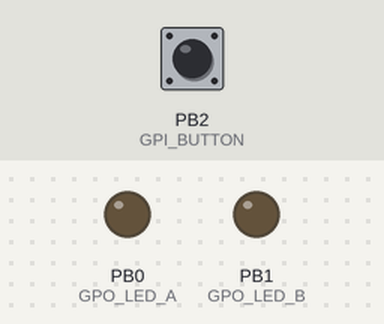
The sketch below on a simulated ATtiny85, built with avr-gcc and run on an emulated ATtiny85. Parts: output pins drawn as LEDs (lit = HIGH). Inputs (shaded band) come from the test bench; at power-on: PB2 (GPI_BUTTON) HIGH.

Above: at 1.2 s.
1.3 s: PB2 (GPI_BUTTON) pulled LOW for 0.15 s
At 2.4 s:
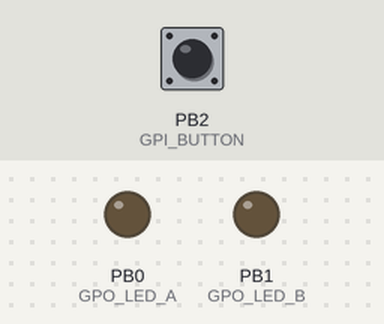
2.9 s: PB2 (GPI_BUTTON) pulled LOW for 3.2 s
At 4.4 s:
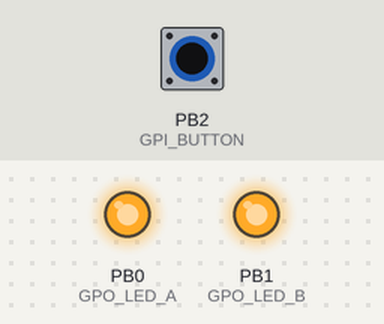
Timing chart, 0 to 7.6 s (numbered marks = the images above; inputs shaded):
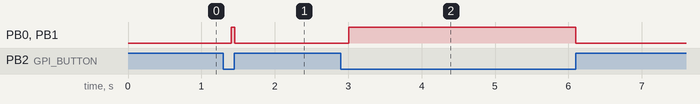

The sketch:

androidRebootSwitch.ino
```cpp
// (licence header left out)
#include <DigiKeyboard.h>

#define KEY_DELETE 76

#define GPO_LED_A 0
#define GPO_LED_B 1
#define GPI_BUTTON  2
#define POLLING_PERIOD 5
#define DEBOUNCED_COUNT (100/POLLING_PERIOD) // Detect push if button is pushed for 100msec continuously

void setup() {
  // initialize the digital pin as an output.
  pinMode(GPO_LED_A, OUTPUT);
  pinMode(GPO_LED_B, OUTPUT);
  pinMode(GPI_BUTTON, INPUT_PULLUP);
}

void setLedStatus(int ledStatus) {
  digitalWrite(GPO_LED_A, ledStatus);
  digitalWrite(GPO_LED_B, ledStatus);
}

void loop() {
  static int prevStatus = true;
  static int count = 0;
  static bool flagSendKey = false;

  int curStatus = digitalRead(GPI_BUTTON);
  if( curStatus==prevStatus ) {
    if( curStatus==LOW ){
      count++;
      if( count>DEBOUNCED_COUNT ){
        count = DEBOUNCED_COUNT;
        if( !flagSendKey ){
          flagSendKey = true;
          setLedStatus(HIGH);
        }
      }
    }
  } else {
    prevStatus = curStatus;
    count = 0;
    if( (curStatus==HIGH) && flagSendKey ){
      DigiKeyboard.update();
      DigiKeyboard.sendKeyStroke(KEY_DELETE, MOD_ALT_LEFT | MOD_CONTROL_LEFT);
      flagSendKey = false;
      setLedStatus(LOW);
    }
  }
  delay(POLLING_PERIOD);
}
```

Measured:
- after the input at 1.3 s, PB0 (GPO_LED_A), PB1 (GPO_LED_B): LOW → HIGH after 0.11 s, → LOW 0.05 s later
- after the input at 2.9 s, PB0 (GPO_LED_A), PB1 (GPO_LED_B): LOW → HIGH after 0.11 s, → LOW 3.1 s later
